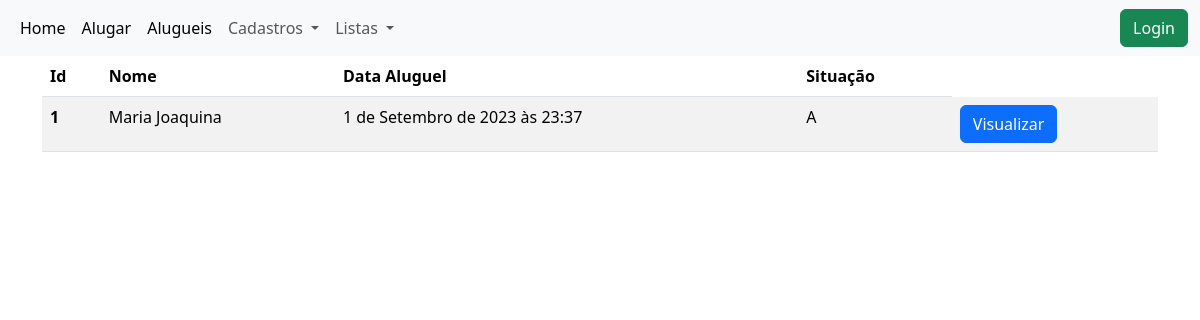
Screenshot of /alugar/list_alugueis/ with the database file from the repository.
### alugar/models.py (models this page shows, shortened)
class Aluguel(models.Model):
    STATUS_CHOICES = (
        ("E", "Entregue"),
        ("A", "Alugado"),
    )
    aluno = models.ForeignKey(Aluno, on_delete=models.CASCADE)
    livro = models.ManyToManyField(Livro)
    data_aluguel = models.DateTimeField(default=datetime.now(), null=False, blank=False)
    status = models.CharField(max_length=10, choices=STATUS_CHOICES, null=False, blank=False)

### alunos/models.py (models this page shows)
class Aluno(models.Model):
    nome = models.CharField(max_length=50, null=False, blank=False)
    ra = models.CharField(max_length=20, null=False, blank=True)
    data_nascimento = models.DateField()
    telefone = models.CharField(max_length=20, null=False, blank=False)
    email = models.EmailField(max_length=100, null=True, blank=True)
    endereco = models.OneToOneField(Endereco, on_delete=models.SET_NULL, null=True)
    def __str__(self):
        return self.nome

### alugar/views.py (the view)
# urls.py: path('list_alugueis/', list_alugueis, name='list_alugueis'),
def list_alugueis(request):
    alugueis = Aluguel.objects.all()
    return render(request, 'alugar/list_alugueis.html', {'alugueis': alugueis})

### alugar/templates/alugar/list_alugueis.html (shortened to what this page needs)
{% extends 'base.html' %}
{% block content %}
<div class="container">
    <table class="table table-striped">
      <thead>
        <tr>
            <th scope="col">Id</th>
            <th scope="col">Nome</th>
            <th scope="col">Data Aluguel</th>
            <th scope="col">Situação</th>
        </tr>
      </thead>
      <tbody>
      {% for aluguel in alugueis %}
        <tr>
                <th scope="row">{{aluguel.id}}</th>
                <td>{{aluguel.aluno}}</td>
                <td>{{aluguel.data_aluguel}}</td>
                <td>{{aluguel.status}}</td>
                <td>
                    <a class="btn btn-primary" href="{% url 'alugar:view_aluguel' aluguel.id %}">Visualizar</a>
                </td>
        </tr>
      {% endfor %}
      </tbody>
    </table>
</div>
{% endblock %}

### rows the page displays
Aluguel: id "1", aluno "Maria Joaquina", data_aluguel "1 de Setembro de 2023 às 23:37", status "A"
